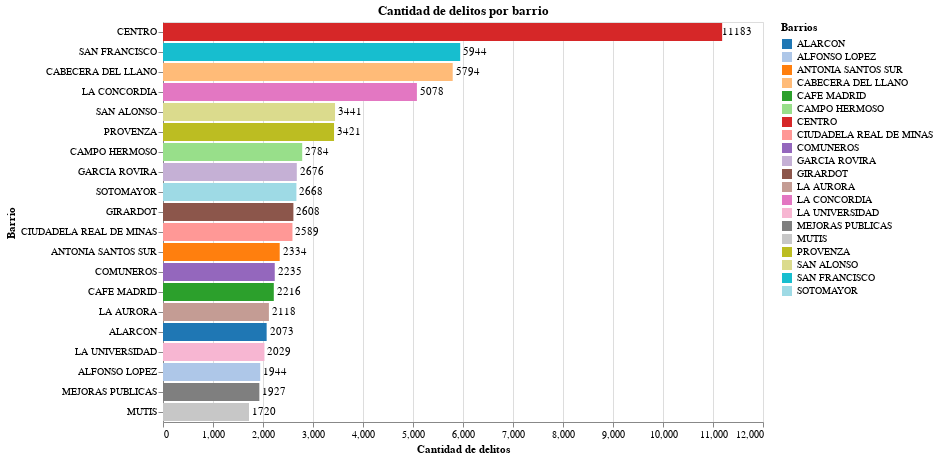

Notebook code cell kept with this figure:
### Code cell
# Grafico de barras para los 20 barrios con mayor numero de delitos
bars = alt.Chart(top_20_area).mark_bar().encode(
    x=alt.Y("count:Q", title="Cantidad de delitos"),
    y=alt.X("BARRIOS_HECHO:O", title="Barrio",sort="-x"),
    color=alt.Color("BARRIOS_HECHO:N", legend=alt.Legend(title="Barrios"), scale=alt.Scale(scheme="category20"))
    
).properties(
    width=600,
    height=400,
    title="Cantidad de delitos por barrio"
)

text_bar= bars.mark_text(
    align='center',
    baseline='middle',
    dx=15,
).encode(
    text='count:Q',
    color=alt.value('black')
)
chart= bars + text_bar
chart

### Figure 1 — Vega-Lite specification as saved in the notebook (floating-point values rounded to 4 significant figures)
{"config": {"view": {"continuousWidth": 300, "continuousHeight": 300}}, "layer": [{"mark": {"type": "bar"}, "encoding": {"color": {"field": "BARRIOS_HECHO", "legend": {"title": "Barrios"}, "scale": {"scheme": "category20"}, "type": "nominal"}, "x": {"field": "count", "title": "Cantidad de delitos", "type": "quantitative"}, "y": {"field": "BARRIOS_HECHO", "sort": "-x", "title": "Barrio", "type": "ordinal"}}, "title": "Cantidad de delitos por barrio"}, {"mark": {"type": "text", "align": "center", "baseline": "middle", "dx": 15}, "encoding": {"color": {"value": "black"}, "text": {"field": "count", "type": "quantitative"}, "x": {"field": "count", "title": "Cantidad de delitos", "type": "quantitative"}, "y": {"field": "BARRIOS_HECHO", "sort": "-x", "title": "Barrio", "type": "ordinal"}}, "title": "Cantidad de delitos por barrio"}], "data": {"name": "data-81b1bc85760cc9b5439ee9091218bf24"}, "height": 400, "width": 600, "$schema": "https://vega.github.io/schema/vega-lite/v5.15.1.json", "datasets": {"data-81b1bc85760cc9b5439ee9091218bf24": [{"BARRIOS_HECHO": "CENTRO", "count": 11183}, {"BARRIOS_HECHO": "SAN FRANCISCO", "count": 5944}, {"BARRIOS_HECHO": "CABECERA DEL LLANO", "count": 5794}, {"BARRIOS_HECHO": "LA CONCORDIA", "count": 5078}, {"BARRIOS_HECHO": "SAN ALONSO", "count": 3441}, {"BARRIOS_HECHO": "PROVENZA", "count": 3421}, {"BARRIOS_HECHO": "CAMPO HERMOSO", "count": 2784}, {"BARRIOS_HECHO": "GARCIA ROVIRA", "count": 2676}, {"BARRIOS_HECHO": "SOTOMAYOR", "count": 2668}, {"BARRIOS_HECHO": "GIRARDOT", "count": 2608}, {"BARRIOS_HECHO": "CIUDADELA REAL DE MINAS", "count": 2589}, {"BARRIOS_HECHO": "ANTONIA SANTOS SUR", "count": 2334}, {"BARRIOS_HECHO": "COMUNEROS", "count": 2235}, {"BARRIOS_HECHO": "CAFE MADRID", "count": 2216}, {"BARRIOS_HECHO": "LA AURORA", "count": 2118}, {"BARRIOS_HECHO": "ALARCON", "count": 2073}, {"BARRIOS_HECHO": "LA UNIVERSIDAD", "count": 2029}, {"BARRIOS_HECHO": "ALFONSO LOPEZ", "count": 1944}, {"BARRIOS_HECHO": "MEJORAS PUBLICAS", "count": 1927}, {"BARRIOS_HECHO": "MUTIS", "count": 1720}]}}
